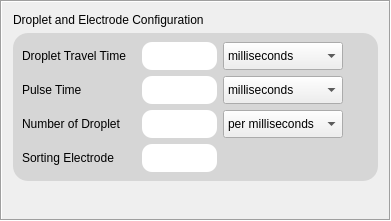
           <widget class="QFrame" name="frame">
            <property name="geometry">
             <rect>
              <x>640</x>
              <y>190</y>
              <width>391</width>
              <height>221</height>
             </rect>
            </property>
            <property name="frameShape">
             <enum>QFrame::Box</enum>
            </property>
            <property name="frameShadow">
             <enum>QFrame::Sunken</enum>
            </property>
            <layout class="QFormLayout" name="formLayout_5">
             <item row="0" column="0">
              <widget class="QLabel" name="label_4">
               <property name="styleSheet">
                <string notr="true">font: 75 12pt &quot;8514oem&quot;;</string>
               </property>
               <property name="text">
                <string>Droplet and Electrode Configuration</string>
               </property>
              </widget>
             </item>
             <item row="1" column="0" colspan="2">
              <widget class="QFrame" name="frame">
               <property name="minimumSize">
                <size>
                 <width>0</width>
                 <height>85</height>
                </size>
               </property>
               <property name="styleSheet">
                <string notr="true">.QFrame{
background-color: rgb(214, 214, 214);
border-radius:15px;
}</string>
               </property>
               <layout class="QFormLayout" name="formLayout_4">
                <item row="0" column="0">
                 <layout class="QHBoxLayout" name="horizontalLayout_22">
                  <item>
                   <widget class="QLabel" name="label_30">
                    <property name="minimumSize">
                     <size>
                      <width>114</width>
                      <height>0</height>
                     </size>
                    </property>
                    <property name="maximumSize">
                     <size>
                      <width>114</width>
                      <height>16777215</height>
                     </size>
                    </property>
                    <property name="text">
                     <string>Droplet Travel Time</string>
                    </property>
                   </widget>
                  </item>
                  <item>
                   <widget class="customLineEdit" name="dropletTravelTime">
                    <property name="minimumSize">
                     <size>
                      <width>75</width>
                      <height>28</height>
                     </size>
                    </property>
                    <property name="maximumSize">
                     <size>
                      <width>75</width>
                      <height>16777215</height>
                     </size>
                    </property>
                    <property name="styleSheet">
                     <string notr="true">padding: 6px;
border-top-left-radius :10px;
border-top-right-radius : 10px; 
border-bottom-left-radius : 10px;
border-bottom-right-radius : 10px;</string>
                    </property>
                   </widget>
                  </item>
                  <item>
                   <widget class="QComboBox" name="dropletTravelTimeUnit">
                    <property name="minimumSize">
                     <size>
                      <width>120</width>
                      <height>28</height>
                     </size>
                    </property>
                    <item>
                     <property name="text">
                      <string>milliseconds</string>
                     </property>
                    </item>
                    <item>
                     <property name="text">
                      <string>seconds</string>
                     </property>
                    </item>
                   </widget>
                  </item>
                 </layout>
                </item>
                <item row="1" column="0">
                 <layout class="QHBoxLayout" name="horizontalLayout_23">
                  <item>
                   <widget class="QLabel" name="label_31">
                    <property name="minimumSize">
                     <size>
                      <width>114</width>
                      <height>0</height>
                     </size>
                    </property>
                    <property name="maximumSize">
                     <size>
                      <width>114</width>
                      <height>16777215</height>
                     </size>
                    </property>
                    <property name="text">
                     <string>Pulse Time</string>
                    </property>
                   </widget>
                  </item>
                  <item>
                   <widget class="customLineEdit" name="pulseTime">
                    <property name="minimumSize">
                     <size>
                      <width>75</width>
                      <height>28</height>
                     </size>
                    </property>
                    <property name="maximumSize">
                     <size>
                      <width>75</width>
                      <height>16777215</height>
                     </size>
                    </property>
                    <property name="styleSheet">
                     <string notr="true">padding: 6px;
border-top-left-radius :10px;
border-top-right-radius : 10px; 
border-bottom-left-radius : 10px;
border-bottom-right-radius : 10px;</string>
                    </property>
                   </widget>
                  </item>
                  <item>
                   <widget class="QComboBox" name="pulseTimeUnit">
                    <property name="minimumSize">
                     <size>
                      <width>120</width>
                      <height>28</height>
                     </size>
                    </property>
                    <item>
                     <property name="text">
                      <string>milliseconds</string>
                     </property>
                    </item>
                    <item>
                     <property name="text">
                      <string>seconds</string>
                     </property>
                    </item>
                   </widget>
                  </item>
                 </layout>
                </item>
                <item row="2" column="0">
                 <layout class="QHBoxLayout" name="horizontalLayout_24">
                  <item>
                   <widget class="QLabel" name="label_32">
                    <property name="minimumSize">
                     <size>
                      <width>114</width>
                      <height>0</height>
                     </size>
                    </property>
                    <property name="maximumSize">
                     <size>
                      <width>114</width>
                      <height>16777215</height>
                     </size>
                    </property>
                    <property name="text">
                     <string>Number of Droplet</string>
                    </property>
                   </widget>
                  </item>
                  <item>
                   <widget class="customLineEdit" name="numberOfDroplet">
                    <property name="minimumSize">
                     <size>
                      <width>75</width>
                      <height>28</height>
                     </size>
                    </property>
                    <property name="maximumSize">
                     <size>
                      <width>75</width>
                      <height>16777215</height>
                     </size>
                    </property>
                    <property name="styleSheet">
                     <string notr="true">padding: 6px;
border-top-left-radius :10px;
border-top-right-radius : 10px; 
border-bottom-left-radius : 10px;
border-bottom-right-radius : 10px;</string>
                    </property>
                   </widget>
                  </item>
                  <item>
                   <widget class="QComboBox" name="numberOfDropletUnit">
                    <property name="minimumSize">
                     <size>
                      <width>120</width>
                      <height>28</height>
                     </size>
                    </property>
                    <item>
                     <property name="text">
                      <string>per milliseconds</string>
                     </property>
                    </item>
                    <item>
                     <property name="text">
                      <string>per seconds</string>
                     </property>
                    </item>
                   </widget>
                  </item>
                 </layout>
                </item>
                <item row="3" column="0">
                 <layout class="QHBoxLayout" name="horizontalLayout_26">
                  <item>
                   <widget class="QLabel" name="label_33">
                    <property name="minimumSize">
                     <size>
                      <width>114</width>
                      <height>0</height>
                     </size>
                    </property>
                    <property name="maximumSize">
                     <size>
                      <width>114</width>
                      <height>16777215</height>
                     </size>
                    </property>
                    <property name="text">
                     <string>Sorting Electrode</string>
                    </property>
                   </widget>
                  </item>
                  <item>
                   <widget class="customLineEdit" name="sortingElectrode">
                    <property name="minimumSize">
                     <size>
                      <width>75</width>
                      <height>28</height>
                     </size>
                    </property>
                    <property name="maximumSize">
                     <size>
                      <width>75</width>
                      <height>16777215</height>
                     </size>
                    </property>
                    <property name="styleSheet">
                     <string notr="true">padding: 6px;
border-top-left-radius :10px;
border-top-right-radius : 10px; 
border-bottom-left-radius : 10px;
border-bottom-right-radius : 10px;</string>
                    </property>
                   </widget>
                  </item>
                 </layout>
                </item>
               </layout>
              </widget>
             </item>
            </layout>
           </widget>
